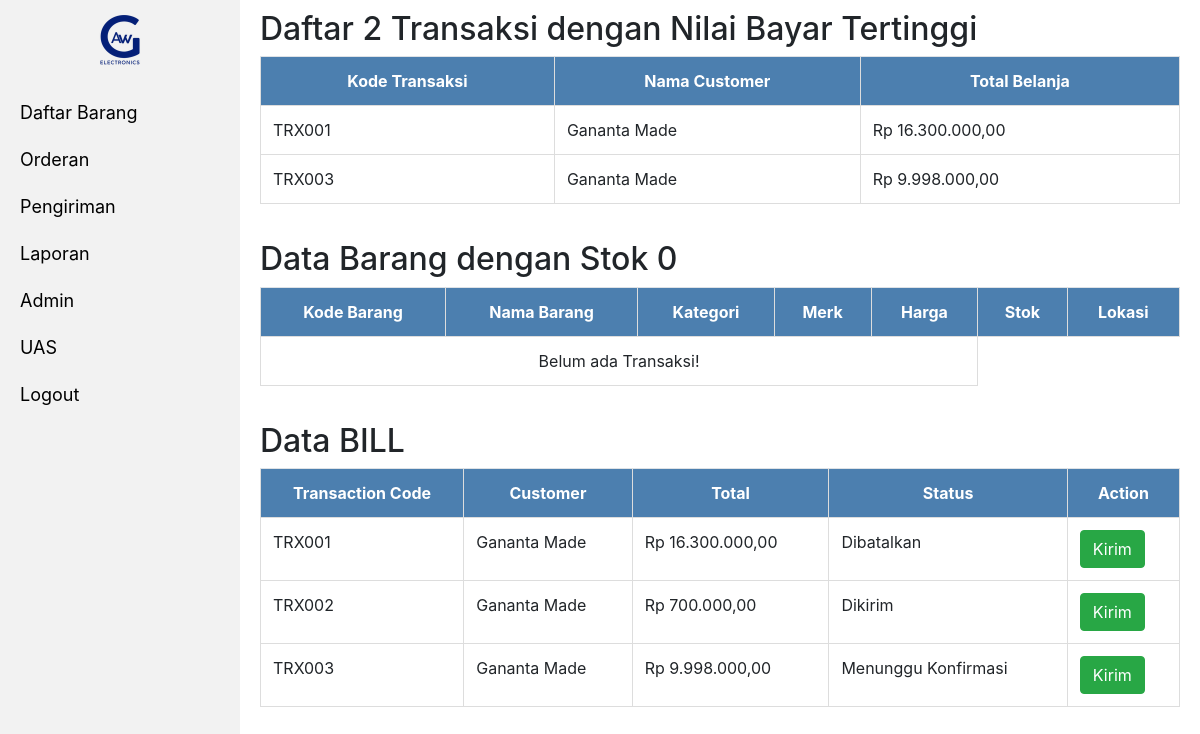
/admin/pages/uas.php (signed in), run on an earlier commit of the app's database.
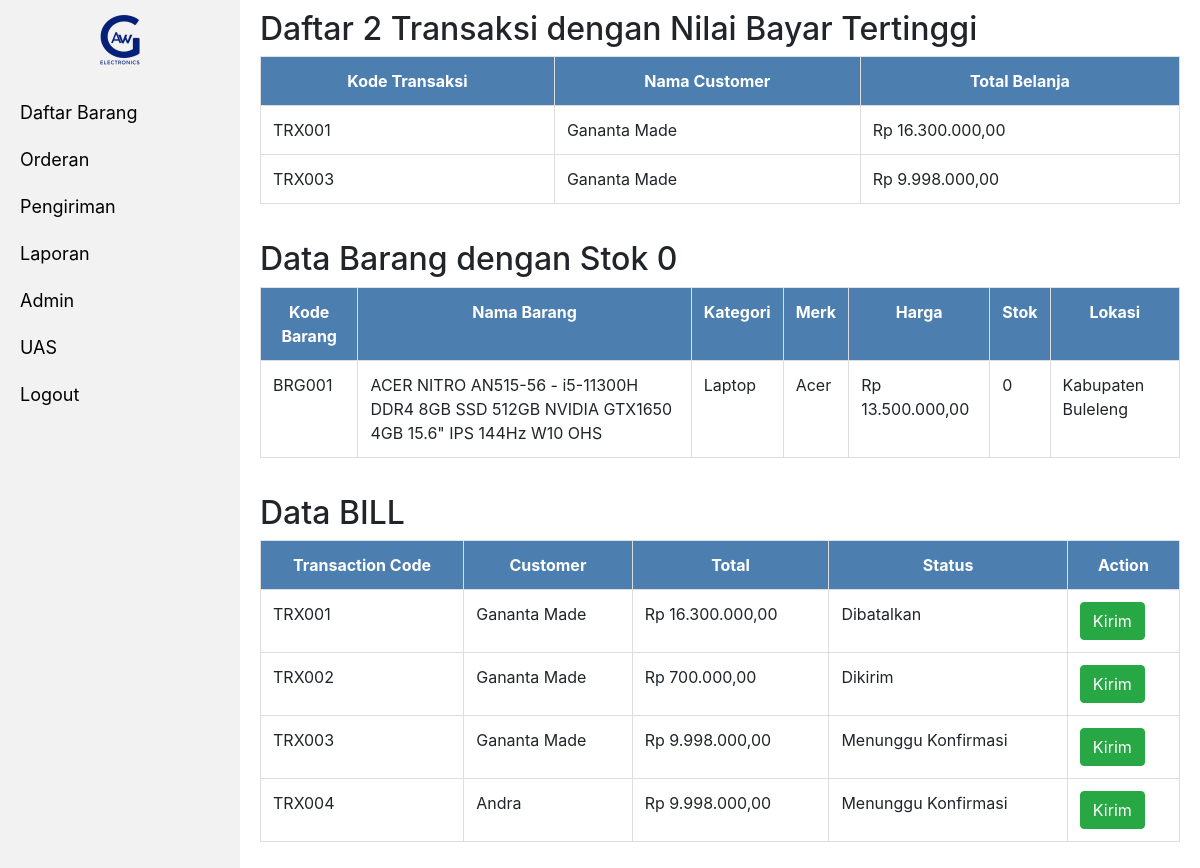
And on a later commit of the database.
### tables this page shows
CREATE TABLE `tb_transaksi` (
  `id_transaksi` int(11) NOT NULL,
  `kode_transaksi` varchar(20) NOT NULL,
  `kode_customer` varchar(20) NOT NULL,
  `total` int(11) NOT NULL,
  `alamat` text NOT NULL,
  `jenis_transaksi` varchar(20) NOT NULL,
  `tgl_transaksi` timestamp NOT NULL DEFAULT current_timestamp(),
  `status_transaksi` varchar(20) NOT NULL
);

CREATE TABLE `tb_customer` (
  `id_customer` int(11) NOT NULL,
  `kode_customer` varchar(20) NOT NULL,
  `kode_level` varchar(20) NOT NULL,
  `nama` varchar(50) NOT NULL,
  `email` varchar(30) NOT NULL,
  `password` varchar(100) NOT NULL,
  `no_telp` varchar(20) NOT NULL,
  `jenis_kelamin` varchar(10) NOT NULL,
  `alamat` text NOT NULL
);

CREATE TABLE `tb_barang` (
  `id_barang` int(11) NOT NULL,
  `kode_barang` varchar(20) NOT NULL,
  `kode_kategori` varchar(20) NOT NULL,
  `kode_merk` varchar(20) NOT NULL,
  `nama` varchar(255) NOT NULL,
  `deskripsi` text NOT NULL,
  `harga` int(11) NOT NULL,
  `stok` int(11) NOT NULL,
  `lokasi` varchar(30) NOT NULL,
  `tgl_perubahan` timestamp NOT NULL DEFAULT current_timestamp() ON UPDATE current_timestamp()
);

CREATE TABLE `tb_kategori` (
  `id_kategori` int(11) NOT NULL,
  `kode_kategori` varchar(20) NOT NULL,
  `kategori` varchar(20) NOT NULL
);

CREATE TABLE `tb_merk` (
  `id_merk` int(11) NOT NULL,
  `kode_merk` varchar(20) NOT NULL,
  `merk` varchar(20) NOT NULL,
  `foto` varchar(200) NOT NULL
);

### admin/includes/database.php (called while the page is built, shortened)
<?php
    class database{
        public function __construct(){
            $this->koneksi = mysqli_connect("localhost", "root", "", "awg_electronics");
        }
    }
?>

### admin/includes/transaksi.php (called while the page is built, shortened)
<?php
    require_once('database.php');
    class transaksi extends database{
        public function tampilAll(){
            $sql = "SELECT tb_transaksi.*,tb_customer.nama from tb_transaksi JOIN tb_customer ON tb_transaksi.kode_customer = tb_customer.kode_customer ORDER BY tgl_transaksi ASC";
            $query = mysqli_query($this->koneksi, $sql);
            if(mysqli_num_rows($query) > 0){
                while($d = mysqli_fetch_assoc($query)){
                    $data[] = $d;
                }
                return $data;
            }else{
                return false;
            }
        }
        public function tampilBayarTertinggi(){
            $sql = "SELECT a.kode_transaksi,a.total,a.tgl_transaksi,a.status_transaksi,b.nama from tb_transaksi a JOIN tb_customer b on a.kode_customer = b.kode_customer ORDER BY total DESC LIMIT 2";
            $query = mysqli_query($this->koneksi, $sql);
            if(mysqli_num_rows($query) > 0){
                while($d = mysqli_fetch_assoc($query)){
                    $data[] = $d;
                }
                return $data;
            }else{
                return false;
            }
        }
}

### admin/includes/barang.php (called while the page is built, shortened)
<?php
    require_once('database.php');
    class barang extends database{
        public function rupiah($angka){
            $hasil_rupiah = "Rp " . number_format($angka,2,',','.');
	        return $hasil_rupiah;
        }
        public function tampil(){
            $sql = "CALL SPtampilBarang()";
            $query = mysqli_query($this->koneksi, $sql);
            while($d = mysqli_fetch_assoc($query)){
                $data[] = $d;
            }
            return $data;
        }public function stok0(){
            $sql = "SELECT tb_barang.*,tb_kategori.kategori,tb_merk.merk from tb_barang JOIN tb_merk ON tb_barang.kode_merk = tb_merk.kode_merk JOIN tb_kategori ON tb_barang.kode_kategori = tb_kategori.kode_kategori WHERE stok = 0";
            $query = mysqli_query($this->koneksi, $sql);
            if(mysqli_num_rows($query) > 0){
                while($d = mysqli_fetch_assoc($query)){
                    $data[] = $d;
                }
                return $data;
            }else{
                return false;
            }
        }
    }
?>

### admin/pages/uas.php (the view, shortened to what the changed rows need)
<?php
  require_once("../includes/transaksi.php");
  require_once("../includes/barang.php");
  $transaksi = new transaksi();
  $barang = new barang();
?>
<!DOCTYPE html>
<html>
<head>
  <?php include "../header.php";?>
</head>
<body>
<div class="sidebar">
  <h2>Daftar 2 Transaksi dengan Nilai Bayar Tertinggi</h2>
    <table class="table">
      <tr>
        <th>Kode Transaksi</th>
        <th>Nama Customer</th>
        <th>Total Belanja</th>
      </tr>
      <?php
            if($transaksi->tampilBayarTertinggi() == False){
                ?><td colspan='5'><center>Belum ada Transaksi!</center></td>
                <?php
                }else{
                foreach ($transaksi->tampilBayarTertinggi() as $data) {
                ?>
      <tr>
          <td><?php echo $data['kode_transaksi'];?></td>
          <td><?php echo $data['nama'];?></td>
          <td><?php echo $barang->rupiah($data['total']);?></td>
      </tr>
      <?php }}?>
    </table>
</div>
<div class="sidebar">
  <h2>Data Barang dengan Stok 0</h2>
    <table class="table">
      <tr>
        <th>Kode Barang</th>
        <th>Nama Barang</th>
        <th>Kategori</th>
        <th>Merk</th>
        <th>Harga</th>
        <th>Stok</th>
        <th>Lokasi</th>
      </tr>
      <?php
            if($barang->stok0() == False){
                ?><td colspan='5'><center>Belum ada Transaksi!</center></td>
                <?php
                }else{
                foreach ($barang->stok0() as $data) {
                ?>
      <tr>
          <td><?php echo $data['kode_barang']?></td>
          <td><?php echo $data['nama']?></td>
          <td><?php echo $data['kategori']?></td>
          <td><?php echo $data['merk']?></td>
          <td><?php echo $barang->rupiah($data['harga'])?></td>
          <td><?php echo $data['stok']?></td>
          <td><?php echo $data['lokasi']?></td>
      </tr>
    <?php
    }}
    ?>
    </table>
    </div>
    <div class="sidebar">
  <h2>Data BILL</h2>
  <table class="table">
            <tr>
                <th>Transaction Code</th>
                <th>Customer</th>
                <th>Total</th>
                <th>Status</th>
                <th>Action</th>
            </tr>
            <?php
            if($transaksi->tampilAll() == False){
                ?><td colspan='3'><center>No Transaction!</center></td>
                <?php
                }else{
                foreach ($transaksi->tampilAll() as $data) {
                ?>
            <tr>
                <td><?php echo $data['kode_transaksi'];?></td>
                <td><?php echo $data['nama'];?></td>
                <td><?php echo $barang->rupiah($data['total']);?></td>
                <td><?php echo $data['status_transaksi'];?></td>
                <td>
                <button type="button" class="btn btn-success" data-toggle="modal" data-target="#<?php echo $data['kode_transaksi'];?>">
                Kirim
                </button>
                </td>
            </tr>
            <?php }}?>
            </table>
    </div>
</body>
</html>

What changed in the data, as far as the page shows it:
now on this page (row edited): tb_barang: kode_barang "BRG001", nama "ACER NITRO AN515-56 - i5-11300H DDR4 8GB SSD 512GB NVIDIA GTX1650 4GB 15.6\" IPS 144Hz W10 OHS", tb_kategori.kategori "Laptop", tb_merk.merk "Acer", harga "Rp 13.500.000,00", stok "0", lokasi "Kabupaten Buleleng"
added tb_transaksi: kode_transaksi "TRX004", tb_customer.nama "Andra", total "Rp 9.998.000,00", status_transaksi "Menunggu Konfirmasi", shown under "Data BILL"
Also different on the page:
text no longer shown: "Belum ada Transaksi!"
